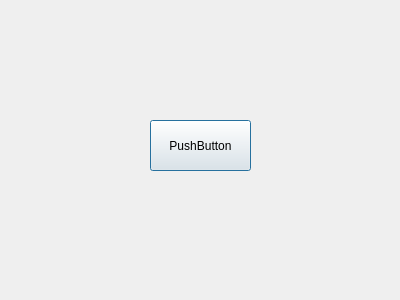
<?xml version="1.0" encoding="UTF-8"?>
<ui version="4.0">
 <class>Dialog</class>
 <widget class="QDialog" name="Dialog">
  <property name="geometry">
   <rect>
    <x>0</x>
    <y>0</y>
    <width>400</width>
    <height>300</height>
   </rect>
  </property>
  <property name="windowTitle">
   <string>Dialog</string>
  </property>
  <widget class="QPushButton" name="pushButton">
   <property name="geometry">
    <rect>
     <x>150</x>
     <y>120</y>
     <width>101</width>
     <height>51</height>
    </rect>
   </property>
   <property name="text">
    <string>PushButton</string>
   </property>
  </widget>
 </widget>
 <resources/>
 <connections/>
</ui>
